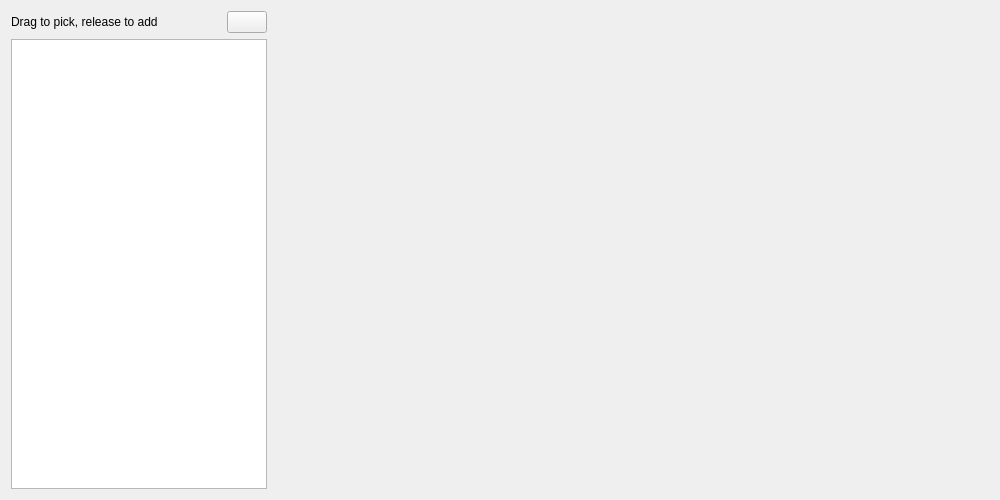
<?xml version="1.0" encoding="UTF-8"?>
<ui version="4.0">
 <class>MessAroundClass</class>
 <widget class="QWidget" name="MessAroundClass">
  <property name="geometry">
   <rect>
    <x>0</x>
    <y>0</y>
    <width>1000</width>
    <height>500</height>
   </rect>
  </property>
  <property name="windowTitle">
   <string>MessAround</string>
  </property>
  <layout class="QGridLayout" name="gridLayout" columnstretch="0,2" columnminimumwidth="0,0">
   <item row="0" column="0">
    <layout class="QVBoxLayout" name="verticalLayout">
     <item>
      <layout class="QHBoxLayout" name="horizontalLayout" stretch="5,0">
       <item>
        <widget class="QLabel" name="label_3">
         <property name="sizePolicy">
          <sizepolicy hsizetype="Expanding" vsizetype="Preferred">
           <horstretch>0</horstretch>
           <verstretch>0</verstretch>
          </sizepolicy>
         </property>
         <property name="text">
          <string>Drag to pick, release to add</string>
         </property>
        </widget>
       </item>
       <item>
        <widget class="FluPushButton" name="btnPickWindow">
         <property name="text">
          <string/>
         </property>
        </widget>
       </item>
      </layout>
     </item>
     <item>
      <widget class="FluListView" name="listWindows"/>
     </item>
    </layout>
   </item>
   <item row="0" column="1">
    <spacer name="horizontalSpacer">
     <property name="orientation">
      <enum>Qt::Orientation::Horizontal</enum>
     </property>
     <property name="sizeHint" stdset="0">
      <size>
       <width>720</width>
       <height>20</height>
      </size>
     </property>
    </spacer>
   </item>
  </layout>
 </widget>
 <layoutdefault spacing="6" margin="11"/>
 <customwidgets>
  <customwidget>
   <class>FluListView</class>
   <extends>QListWidget</extends>
   <header location="global">FluListView.h</header>
  </customwidget>
  <customwidget>
   <class>FluPushButton</class>
   <extends>QPushButton</extends>
   <header location="global">FluPushButton.h</header>
  </customwidget>
 </customwidgets>
 <resources/>
 <connections/>
</ui>
